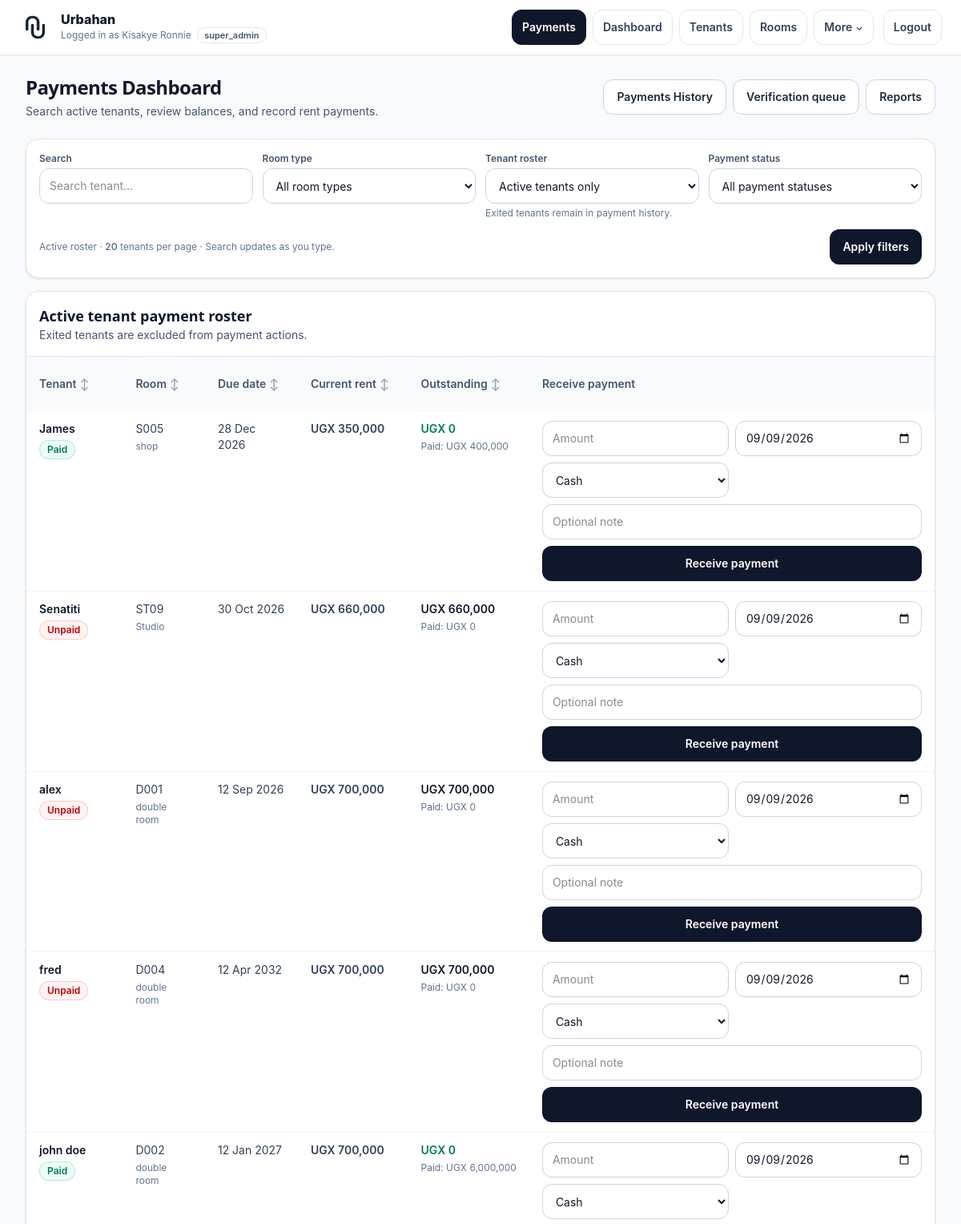
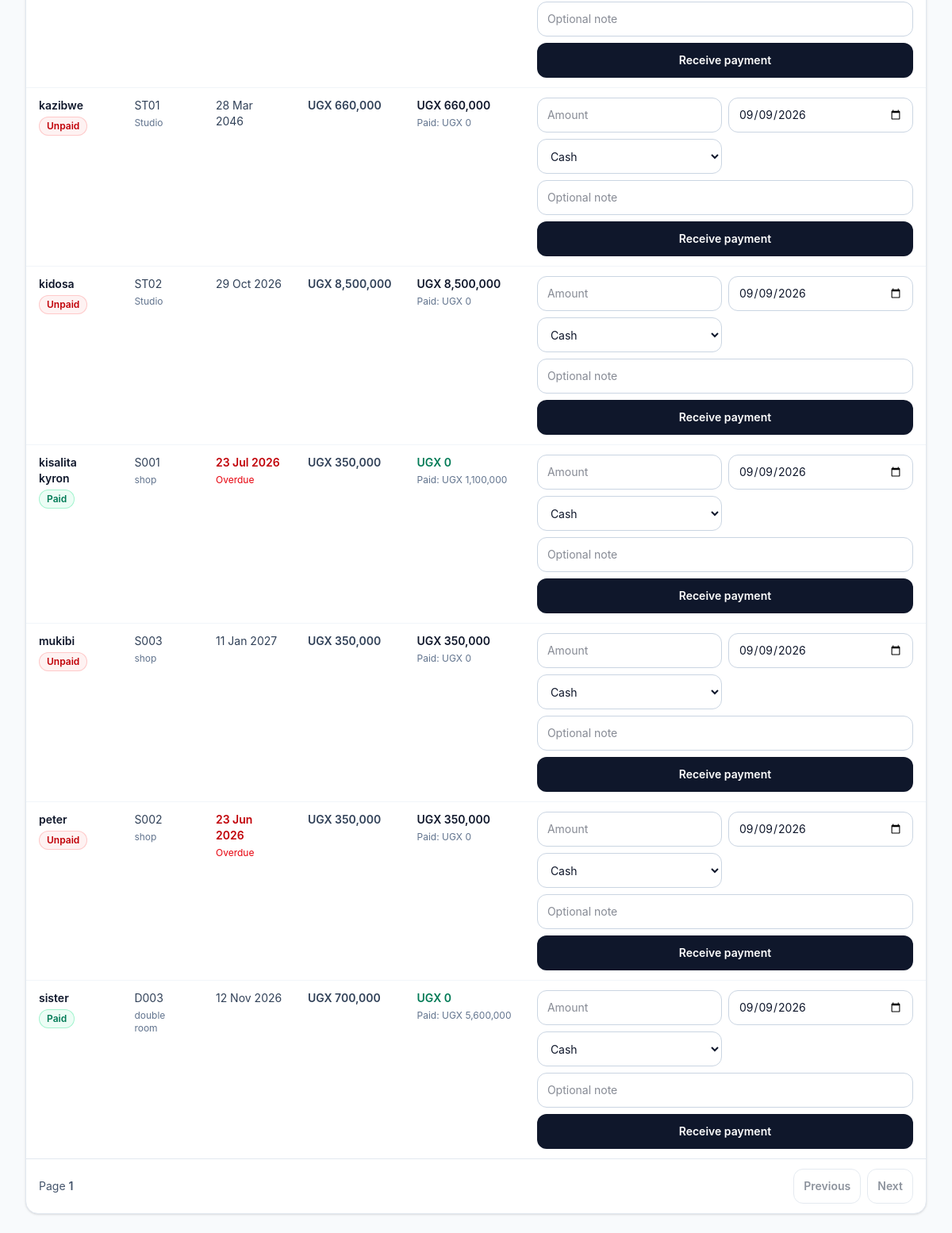
/public/payments.php (signed in), run on an earlier commit of the app's database (2 pictures, top to bottom).
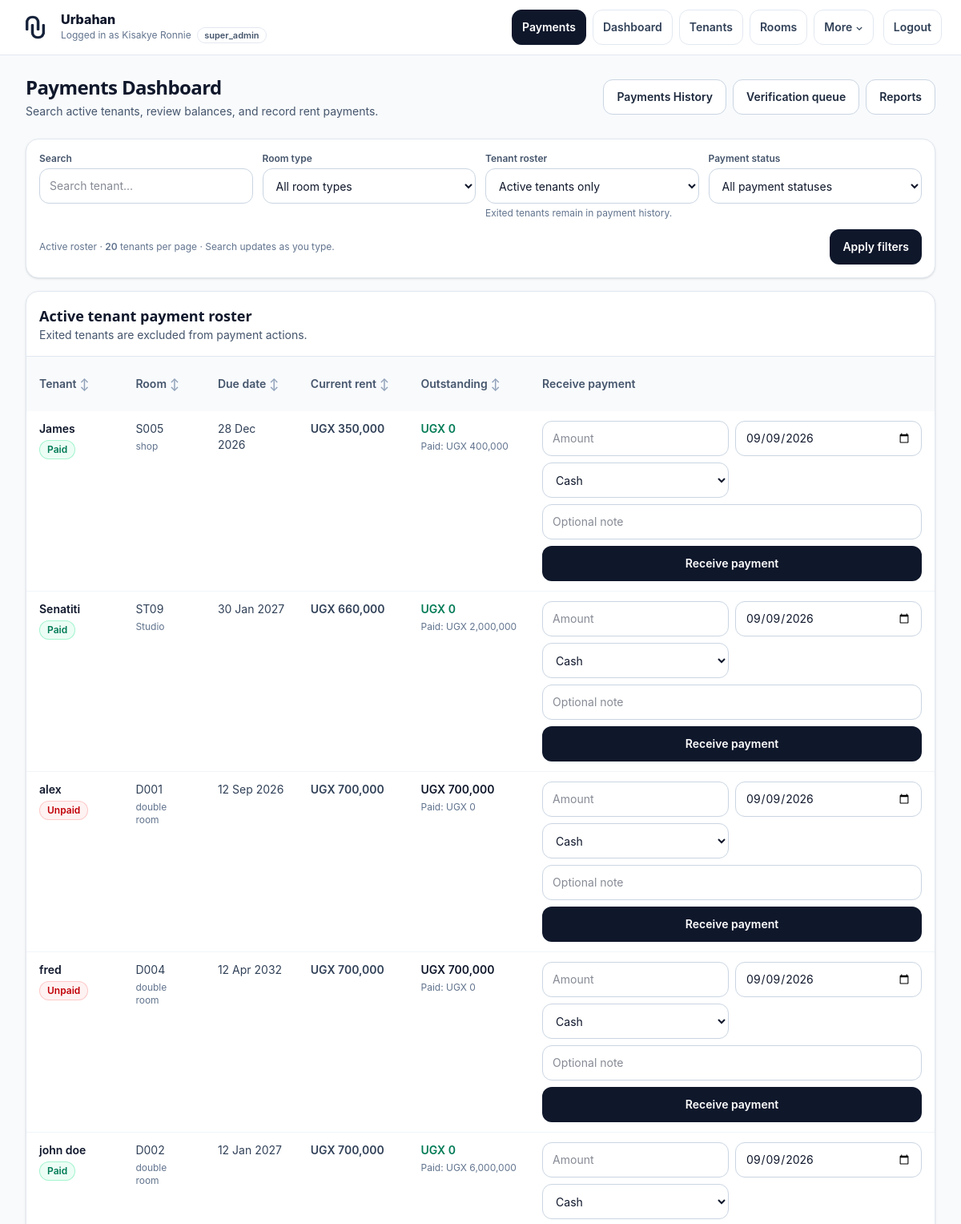
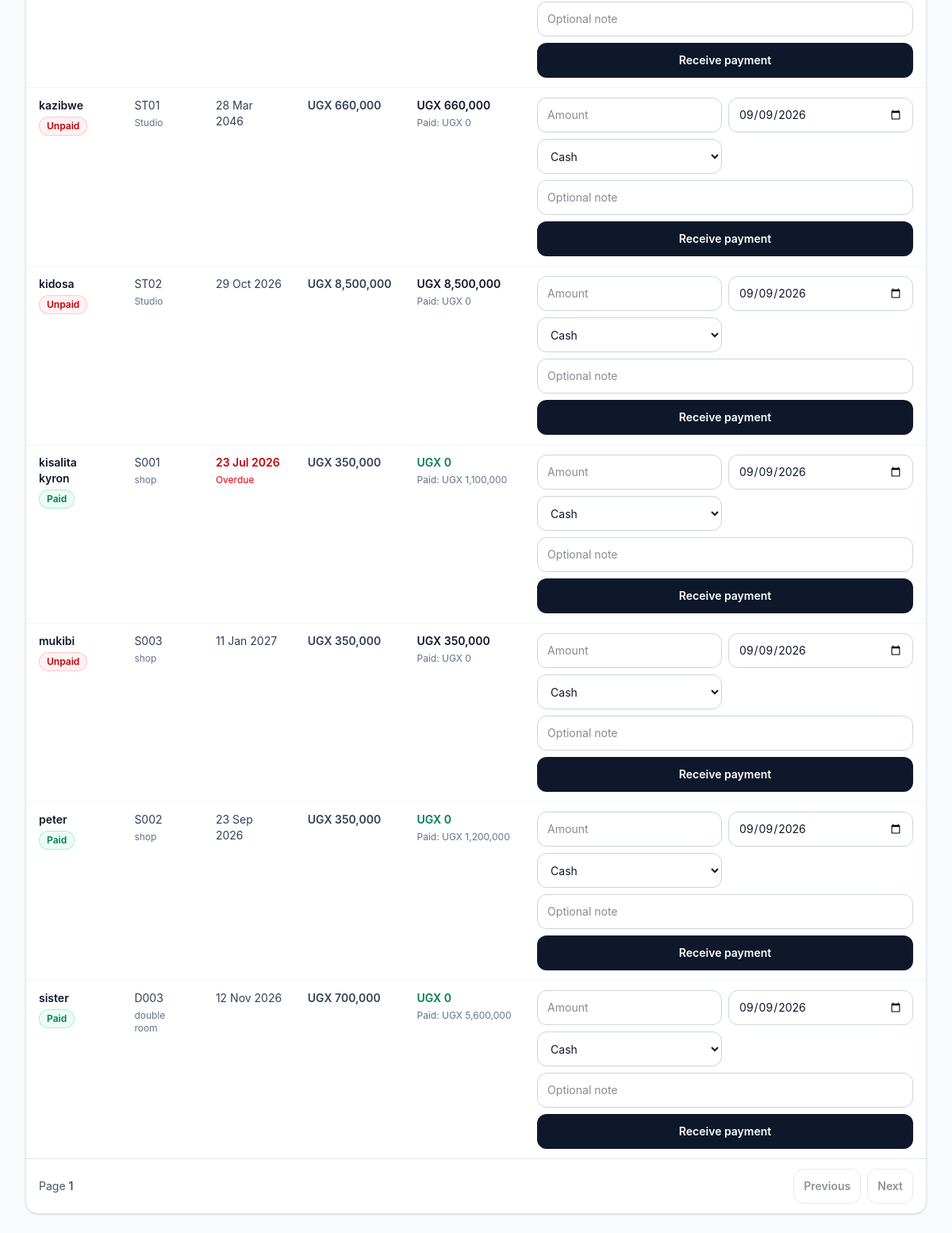
And on a later commit of the database (2 pictures, top to bottom).
### tables this page shows
CREATE TABLE "tenants" (
    id INTEGER PRIMARY KEY AUTOINCREMENT,

    admin_id INTEGER NOT NULL,
    room_id INTEGER,

    full_name TEXT NOT NULL,
    phone TEXT,
    email TEXT,

    move_in_date DATE,
    exit_date DATE,

    status TEXT DEFAULT 'active',

    rent_due_date DATE,
    rent_due_day INTEGER,
    monthly_rent REAL,

    created_at DATETIME,
    updated_at DATETIME
);

### core/helpers.php (called while the page is built, shortened)
<?php
if (!function_exists('e')) {
    function e($v): string
    {
        return htmlspecialchars((string)($v ?? ''), ENT_QUOTES | ENT_SUBSTITUTE, 'UTF-8');
    }
}
if (!function_exists('current_admin_id')) {
    function current_admin_id(): int
    {
        if (isset($_SESSION['admin']['id'])) {
            return (int)$_SESSION['admin']['id'];
        }
        return (int)($_SESSION['admin_id'] ?? 0);
    }
}
?>

### public/tenant_filter.php (called while the page is built, shortened)
<?php
function getFilteredTenants(PDO $pdo, int $admin_id, array $params): array
{
    $month = date('Y-m');
    $search = isset($params['search']) && is_scalar($params['search'])
        ? trim((string)$params['search'])
        : '';
    $roomType = isset($params['room_type']) && is_scalar($params['room_type'])
        ? trim((string)$params['room_type'])
        : '';
    $tenantStatus = isset($params['tenant_status']) && is_scalar($params['tenant_status'])
        ? strtolower(trim((string)$params['tenant_status']))
        : '';
    $paymentStatus = isset($params['payment_status']) && is_scalar($params['payment_status'])
        ? strtolower(trim((string)$params['payment_status']))
        : '';
    $tenantId = isset($params['tenant_id']) && is_scalar($params['tenant_id'])
        ? filter_var($params['tenant_id'], FILTER_VALIDATE_INT)
        : false;
    $tenantId = $tenantId === false ? 0 : max(0, (int)$tenantId);
    $limit = isset($params['limit']) && is_scalar($params['limit'])
        ? (int)$params['limit']
        : 10;
    $offset = isset($params['offset']) && is_scalar($params['offset'])
        ? (int)$params['offset']
        : 0;
    $sortOrder = isset($params['sort_order']) && is_scalar($params['sort_order'])
        && strtoupper((string)$params['sort_order']) === 'DESC'
        ? 'DESC'
        : 'ASC';
    $sortMap = [
        'full_name'              => 't.full_name',
        'room_number'            => 'r.room_number',
        'rent_due_date'          => 't.rent_due_date',
        'monthly_rent_effective' => 'monthly_rent_effective',
        'paid_this_month'        => 'paid_this_month',
        'outstanding_balance'    => 'outstanding_balance',
        'status'                 => 't.status',
    ];
    $sortKey = isset($params['sort_by']) && is_scalar($params['sort_by'])
        ? (string)$params['sort_by']
        : 'full_name';
    $sortExpr = $sortMap[$sortKey] ?? 't.full_name';
    $rentExpression = "COALESCE(
        NULLIF(t.monthly_rent, 0),
        NULLIF(r.monthly_rent, 0),
        rt.default_monthly_rent,
        0
    )";
    $sql = "
        SELECT
            t.id,
            t.full_name,
            t.phone,
            t.rent_due_date,
            t.status,
            t.exit_date,
            r.room_number,
            rt.name AS room_type,
            {$rentExpression} AS monthly_rent_effective,
            COALESCE(SUM(p.amount), 0) AS paid_this_month,
            MAX(
                0,
                {$rentExpression} - COALESCE(SUM(p.amount), 0)
            ) AS outstanding_balance
        FROM tenants t
        LEFT JOIN rooms r
            ON r.id = t.room_id
        LEFT JOIN room_types rt
            ON rt.id = r.room_type_id
        LEFT JOIN payments p
            ON p.tenant_id = t.id
            AND p.admin_id = :payment_admin_id
            AND strftime('%Y-%m', p.payment_date) = :month
        WHERE t.admin_id = :admin_id
    ";
    $bind = [
        ':admin_id'         => $admin_id,
        ':payment_admin_id' => $admin_id,
        ':month'            => $month,
    ];
    $includeExited = filter_var($params['include_exited'] ?? false, FILTER_VALIDATE_BOOLEAN);
    if (!$includeExited) {
        $sql .= "
            AND LOWER(COALESCE(t.status, '')) = 'active'
            AND t.exit_date IS NULL
        ";
    } elseif (in_array($tenantStatus, ['active', 'inactive', 'exited'], true)) {
        $sql .= " AND LOWER(COALESCE(t.status, '')) = :tenant_status ";
        $bind[':tenant_status'] = $tenantStatus;
    }
    $sql .= "
        GROUP BY
            t.id,
            t.full_name,
            t.phone,
            t.rent_due_date,
            t.status,
            t.exit_date,
            t.monthly_rent,
            r.room_number,
            r.monthly_rent,
            rt.name,
            rt.default_monthly_rent
    ";
    $sql .= " ORDER BY {$sortExpr} {$sortOrder}, t.id ASC LIMIT :limit OFFSET :offset ";
    $stmt = $pdo->prepare($sql);
    $stmt->bindValue(':admin_id', $bind[':admin_id'], PDO::PARAM_INT);
    $stmt->bindValue(':payment_admin_id', $bind[':payment_admin_id'], PDO::PARAM_INT);
    $stmt->bindValue(':month', $bind[':month'], PDO::PARAM_STR);
    foreach ($bind as $key => $value) {
        if (in_array($key, [':admin_id', ':payment_admin_id', ':month'], true)) {
            continue;
        }
        $stmt->bindValue($key, $value);
    }
    $stmt->bindValue(':limit', $limit, PDO::PARAM_INT);
    $stmt->bindValue(':offset', $offset, PDO::PARAM_INT);
    $stmt->execute();
    $rows = $stmt->fetchAll(PDO::FETCH_ASSOC) ?: [];
    foreach ($rows as &$tenant) {
        $tenant['monthly_rent_effective'] = (float)($tenant['monthly_rent_effective'] ?? 0);
        $tenant['paid_this_month'] = (float)($tenant['paid_this_month'] ?? 0);
    }
    return $rows;
}

### public/partials/payment_tenant_rows.php (the view, shortened to what the rows shown need)
<?php
if (!function_exists('paymentChip')) {
    function paymentChip(string $label, string $tone): string
    {
        $map = [
            'slate' => 'bg-slate-100 text-slate-700 ring-slate-200',
            'red'   => 'bg-red-50 text-red-700 ring-red-200',
            'green' => 'bg-emerald-50 text-emerald-700 ring-emerald-200',
            'amber' => 'bg-amber-50 text-amber-700 ring-amber-200',
            'blue'  => 'bg-sky-50 text-sky-700 ring-sky-200',
        ];
        $classes = $map[$tone] ?? $map['slate'];
        return '<span class="inline-flex items-center rounded-full px-2.5 py-1 text-xs font-semibold ring-1 ring-inset ' . $classes . '">' . e($label) . '</span>';
    }
}
$tenants = $tenants ?? [];
$paymentFormData = $paymentFormData ?? [];
$paymentActionQuery = $paymentActionQuery ?? [];
$paymentAction = 'payments.php';
if ($paymentActionQuery) {
    $paymentAction .= '?' . http_build_query($paymentActionQuery);
}
$today = date('Y-m-d');
$postedTenantId = (int)($paymentFormData['tenant_id'] ?? 0);
?>
<?php foreach ($tenants as $tenant): ?>
  <?php
    $tenantId = (int)($tenant['id'] ?? 0);
    $tenantName = (string)($tenant['full_name'] ?? '');
    $dueRaw = (string)($tenant['rent_due_date'] ?? '');
    $dueTimestamp = $dueRaw !== '' ? strtotime($dueRaw) : false;
    $isOverdue = $dueTimestamp !== false && $dueTimestamp < strtotime($today);
    $rent = (float)($tenant['monthly_rent_effective'] ?? 0);
    $paid = (float)($tenant['paid_this_month'] ?? 0);
    $outstanding = (float)($tenant['outstanding_balance'] ?? 0);
    if ($rent <= 0) {
        $statusChip = paymentChip('Rent missing', 'red');
    } elseif ($outstanding <= 0.00001) {
        $statusChip = paymentChip('Paid', 'green');
    } elseif ($paid > 0) {
        $statusChip = paymentChip('Partial', 'amber');
    } else {
        $statusChip = paymentChip('Unpaid', 'red');
    }
    $isPostedTenant = $postedTenantId === $tenantId;
    $amountValue = $isPostedTenant ? (string)($paymentFormData['amount'] ?? '') : '';
    $dateValue = $isPostedTenant
        ? (string)($paymentFormData['payment_date'] ?? $today)
        : $today;
    $methodValue = $isPostedTenant
        ? (string)($paymentFormData['method'] ?? 'cash')
        : 'cash';
    $noteValue = $isPostedTenant ? (string)($paymentFormData['note'] ?? '') : '';
  ?>
  <tr class="align-top hover:bg-slate-50">
    <td class="px-4 py-3">
      <div class="font-semibold text-slate-900"><?= e($tenantName) ?></div>
      <div class="mt-1"><?= $statusChip ?></div>
    </td>
    <td class="px-4 py-3 text-slate-700">
      <?= e($tenant['room_number'] ?? '-') ?>
      <?php if (!empty($tenant['room_type'])): ?>
        <div class="mt-1 text-xs text-slate-500"><?= e($tenant['room_type']) ?></div>
      <?php endif; ?>
    </td>
    <td class="px-4 py-3">
      <div class="<?= $isOverdue ? 'font-semibold text-red-700' : 'text-slate-700' ?>">
        <?= e($dueTimestamp !== false ? date('d M Y', $dueTimestamp) : '—') ?>
      </div>
      <?php if ($isOverdue): ?>
        <div class="mt-1 text-xs text-red-600">Overdue</div>
      <?php endif; ?>
    </td>
    <td class="px-4 py-3 whitespace-nowrap font-semibold text-slate-700">
      UGX <?= e(number_format($rent, 0)) ?>
    </td>
    <td class="px-4 py-3 whitespace-nowrap">
      <div class="font-semibold <?= $outstanding > 0 ? 'text-slate-900' : 'text-emerald-700' ?>">
        UGX <?= e(number_format($outstanding, 0)) ?>
      </div>
      <div class="mt-1 text-xs text-slate-500">Paid: UGX <?= e(number_format($paid, 0)) ?></div>
    </td>
    <td class="px-4 py-3">
      <form method="post" action="<?= e($paymentAction) ?>" class="flex min-w-[520px] flex-col gap-2 lg:min-w-0" data-payment-form>
        <div class="grid grid-cols-1 gap-2 sm:grid-cols-2 xl:grid-cols-5">
          <div>
            <input
              id="payment_amount_<?= $tenantId ?>"
              type="number"
              name="amount"
              min="0.01"
              step="0.01"
              inputmode="decimal"
              required
              value="<?= e($amountValue) ?>"
              placeholder="Amount"
              class="min-h-11 w-full rounded-xl border border-slate-300 bg-white px-3 py-2 text-sm outline-none transition focus:border-slate-500 focus:ring-2 focus:ring-slate-200"
            >
          </div>
          <div>
            <input
              id="payment_date_<?= $tenantId ?>"
              type="date"
              name="payment_date"
              value="<?= e($dateValue) ?>"
              required
              class="min-h-11 w-full rounded-xl border border-slate-300 bg-white px-3 py-2 text-sm outline-none transition focus:border-slate-500 focus:ring-2 focus:ring-slate-200"
            >
          </div>
          <div>
            <select
              id="payment_method_<?= $tenantId ?>"
              name="method"
              class="min-h-11 w-full rounded-xl border border-slate-300 bg-white px-3 py-2 text-sm outline-none transition focus:border-slate-500 focus:ring-2 focus:ring-slate-200"
            >
              <option value="cash" <?= $methodValue === 'cash' ? 'selected' : '' ?>>Cash</option>
            </select>
          </div>
          <div class="sm:col-span-2 xl:col-span-2">
            <input
              id="payment_note_<?= $tenantId ?>"
              type="text"
              name="note"
              maxlength="160"
              value="<?= e($noteValue) ?>"
              placeholder="Optional note"
              class="min-h-11 w-full rounded-xl border border-slate-300 bg-white px-3 py-2 text-sm outline-none transition focus:border-slate-500 focus:ring-2 focus:ring-slate-200"
            >
          </div>
        </div>
        <button
          type="submit"
          name="receive_payment"
          value="1"
          data-payment-submit
          data-submitting-label="Saving…"
          class="inline-flex min-h-11 w-full items-center justify-center rounded-xl bg-slate-900 px-4 py-2 text-sm font-semibold text-white transition hover:bg-slate-800 focus-visible:outline-2 focus-visible:outline-offset-2 focus-visible:outline-slate-900 disabled:cursor-not-allowed disabled:opacity-60 sm:w-auto"
        >
          Receive payment
        </button>
      </form>
    </td>
  </tr>
<?php endforeach; ?>

What changed in the data, as far as the page shows it:
changed tenants "Senatiti": label "Unpaid" → "Paid"; rent_due_date "30 Oct 2026" → "30 Jan 2027"; outstanding "660,000" → "0"; paid "0" → "2,000,000"
changed tenants "peter": label "Unpaid" → "Paid"; rent_due_date "23 Jun 2026" → "23 Sep 2026"; outstanding "350,000" → "0"; paid "0" → "1,200,000"; no longer shows "Overdue"
